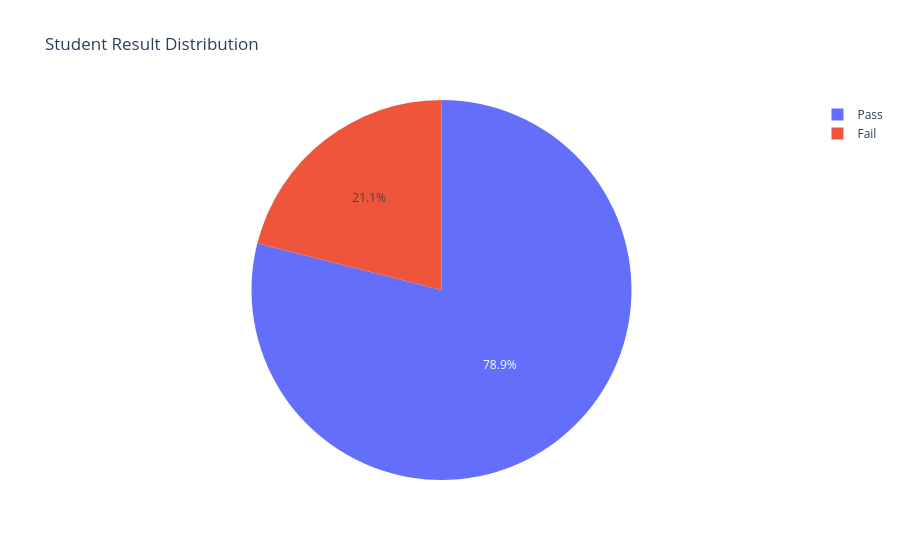

Write notebook code for a chart like this one.
### Markdown cell above
## Example 2: Student Result Share

### Code cell
df2 = pd.DataFrame({
    "Result": ["Pass", "Fail"],
    "Count": [45, 12]
})
fig = px.pie(
    df2,
    names="Result",
    values="Count",
    title="Student Result Distribution"
)
fig.show()

### Figure 1 — Plotly figure (JSON) as saved in the notebook; plotly's stock layout.template omitted (floating-point values rounded to 4 significant figures)
{"data": [{"domain": {"x": [0, 1], "y": [0, 1]}, "hovertemplate": "Result=%{label}<br>Count=%{value}<extra></extra>", "labels": ["Pass", "Fail"], "legendgroup": "", "name": "", "showlegend": true, "type": "pie", "values": [45, 12]}], "layout": {"legend": {"tracegroupgap": 0}, "title": {"text": "Student Result Distribution"}}}
